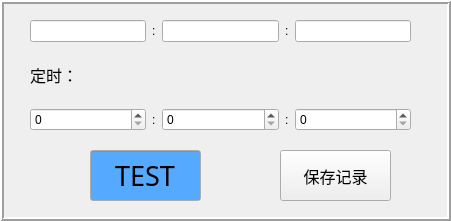
     <widget class="QFrame" name="frame_27">
      <property name="geometry">
       <rect>
        <x>170</x>
        <y>530</y>
        <width>451</width>
        <height>221</height>
       </rect>
      </property>
      <property name="frameShape">
       <enum>QFrame::Box</enum>
      </property>
      <property name="frameShadow">
       <enum>QFrame::Raised</enum>
      </property>
      <property name="lineWidth">
       <number>2</number>
      </property>
      <widget class="QWidget" name="gridLayoutWidget_11">
       <property name="geometry">
        <rect>
         <x>30</x>
         <y>20</y>
         <width>381</width>
         <height>111</height>
        </rect>
       </property>
       <layout class="QGridLayout" name="gridLayout_11">
        <item row="1" column="0">
         <widget class="QLabel" name="label_80">
          <property name="font">
           <font>
            <family>黑体</family>
            <pointsize>12</pointsize>
           </font>
          </property>
          <property name="text">
           <string>定时：</string>
          </property>
         </widget>
        </item>
        <item row="0" column="1">
         <widget class="QLabel" name="label_81">
          <property name="text">
           <string>:</string>
          </property>
         </widget>
        </item>
        <item row="0" column="3">
         <widget class="QLabel" name="label_82">
          <property name="text">
           <string>:</string>
          </property>
         </widget>
        </item>
        <item row="0" column="2">
         <widget class="QLineEdit" name="lineEdit_WM_TIME_M_Q"/>
        </item>
        <item row="2" column="1">
         <widget class="QLabel" name="label_83">
          <property name="text">
           <string>:</string>
          </property>
         </widget>
        </item>
        <item row="0" column="4">
         <widget class="QLineEdit" name="lineEdit_WM_TIME_S_Q"/>
        </item>
        <item row="0" column="0">
         <widget class="QLineEdit" name="lineEdit_WM_TIME_H_Q"/>
        </item>
        <item row="2" column="3">
         <widget class="QLabel" name="label_84">
          <property name="text">
           <string>:</string>
          </property>
         </widget>
        </item>
        <item row="2" column="0">
         <widget class="QSpinBox" name="spinBox_WM_TIME_H_Q"/>
        </item>
        <item row="2" column="2">
         <widget class="QSpinBox" name="spinBox_WM_TIME_M_Q"/>
        </item>
        <item row="2" column="4">
         <widget class="QSpinBox" name="spinBox_WM_TIME_S_Q"/>
        </item>
       </layout>
      </widget>
      <widget class="QLineEdit" name="lineEdit_check_Q">
       <property name="geometry">
        <rect>
         <x>90</x>
         <y>150</y>
         <width>111</width>
         <height>51</height>
        </rect>
       </property>
       <property name="palette">
        <palette>
         <active>
          <colorrole role="Base">
           <brush brushstyle="SolidPattern">
            <color alpha="255">
             <red>85</red>
             <green>170</green>
             <blue>255</blue>
            </color>
           </brush>
          </colorrole>
         </active>
         <inactive>
          <colorrole role="Base">
           <brush brushstyle="SolidPattern">
            <color alpha="255">
             <red>85</red>
             <green>170</green>
             <blue>255</blue>
            </color>
           </brush>
          </colorrole>
         </inactive>
         <disabled>
          <colorrole role="Base">
           <brush brushstyle="SolidPattern">
            <color alpha="255">
             <red>240</red>
             <green>240</green>
             <blue>240</blue>
            </color>
           </brush>
          </colorrole>
         </disabled>
        </palette>
       </property>
       <property name="font">
        <font>
         <family>SWTxt</family>
         <pointsize>20</pointsize>
         <italic>false</italic>
        </font>
       </property>
       <property name="styleSheet">
        <string notr="true"># rgb(255, 0, 0)</string>
       </property>
       <property name="text">
        <string>TEST</string>
       </property>
       <property name="alignment">
        <set>Qt::AlignCenter</set>
       </property>
      </widget>
      <widget class="QPushButton" name="pushButton_2">
       <property name="geometry">
        <rect>
         <x>280</x>
         <y>150</y>
         <width>111</width>
         <height>51</height>
        </rect>
       </property>
       <property name="font">
        <font>
         <family>黑体</family>
         <pointsize>12</pointsize>
        </font>
       </property>
       <property name="mouseTracking">
        <bool>false</bool>
       </property>
       <property name="text">
        <string>保存记录</string>
       </property>
      </widget>
     </widget>
